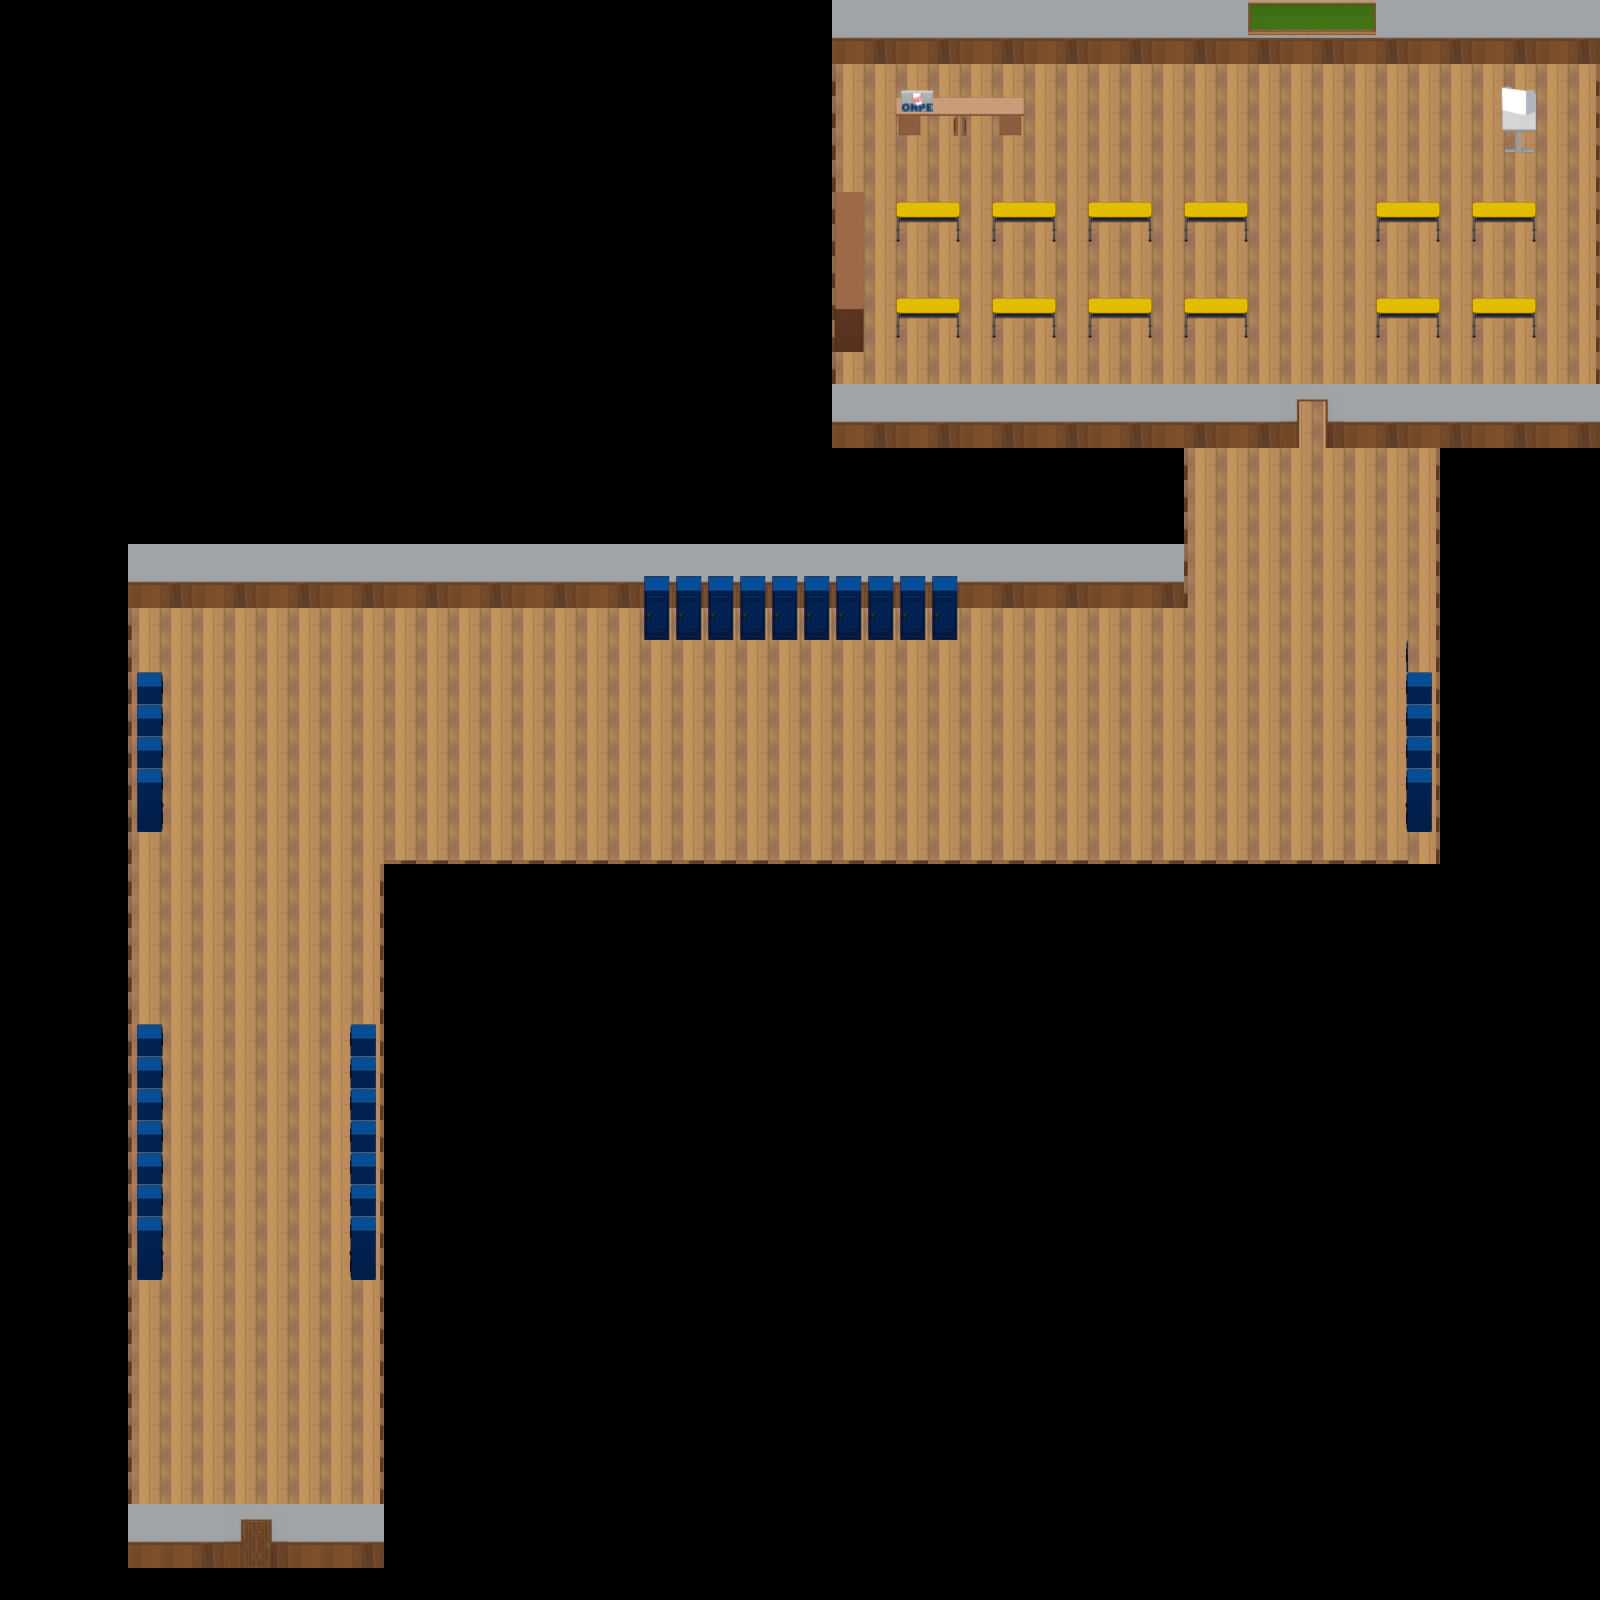

Rendered tile map (Tiled .tmx) drawn with the repository's tilesets; below, a short description and the map source with its tile grids summarised:
An orthogonal 50x50 tile map with 32x32 px tiles, 4 tile layers (Suelo, Paredes, Objetos, Decoraciones), 17 tilesets.

<map version="1.10" tiledversion="1.11.2" orientation="orthogonal" renderorder="right-down" width="50" height="50" tilewidth="32" tileheight="32" infinite="0" nextlayerid="5" nextobjectid="1">
 <tileset firstgid="1" source="suelo_32.tsx" />
 <tileset firstgid="2" source="puerta_64.tsx" />
 <tileset firstgid="3" source="pared_64.tsx" />
 <tileset firstgid="4" source="puerta_cerrada_64.tsx" />
 <tileset firstgid="8" source="pared2.tsx" />
 <tileset firstgid="12" source="pared1.tsx" />
 <tileset firstgid="16" source="pared3.tsx" />
 <tileset firstgid="20" name="casillero1" tilewidth="32" tileheight="32" tilecount="4" columns="2">
  <image source="../Desktop/assets/casillero1.png" width="64" height="64" />
  <tile id="0">
   <properties>
    <property name="collides" type="bool" value="true" />
   </properties>
  </tile>
  <tile id="2">
   <properties>
    <property name="collides" type="bool" value="true" />
   </properties>
  </tile>
 </tileset>
 <tileset firstgid="24" source="casillero2.tsx" />
 <tileset firstgid="28" source="casillero3.tsx" />
 <tileset firstgid="32" source="mesa.tsx" />
 <tileset firstgid="48" source="pizarra.tsx" />
 <tileset firstgid="64" source="estante.tsx" />
 <tileset firstgid="80" source="escritorio.tsx" />
 <tileset firstgid="96" source="anfora.tsx" />
 <tileset firstgid="100" source="cabina.tsx" />
 <tileset firstgid="104" source="votacion.tsx" />
 <layer id="1" name="Suelo" width="50" height="50">
  <data>[2500 cells, 856 non-empty, 1 distinct tile ids]</data>
 </layer>
 <layer id="2" name="Paredes" width="50" height="50">
  <data>[2500 cells, 170 non-empty, 10 distinct tile ids]</data>
 </layer>
 <layer id="3" name="Objetos" width="50" height="50">
  <data>[2500 cells, 138 non-empty, 30 distinct tile ids]</data>
 </layer>
 <layer id="4" name="Decoraciones" width="50" height="50">
  <data>[2500 cells, 16 non-empty, 16 distinct tile ids]</data>
 </layer>
</map>
